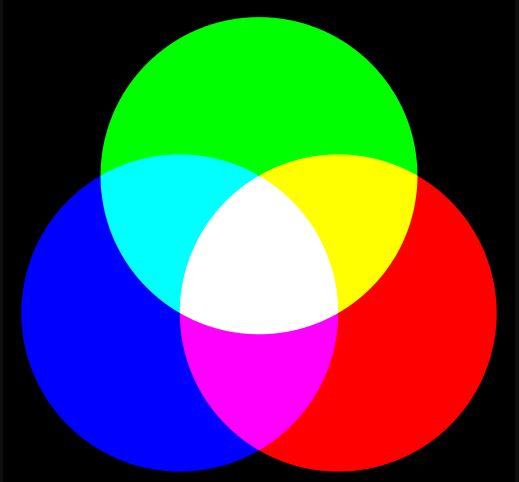
#> input picture data/color_space.JPG, 519 x 482 px, found by its file name
$ jupyter execute 'Praktikum 4 Color Mapping.ipynb'
#> lines starting #> are read from the running program, lines starting #| are printed output that depends on the picture; after the words box and inside, x2 and y2 are one past the last pixel; in counts of white or black regions, pixels touching at a corner belong together
*1 Color Mapping*

[cell 1]
import cv2
import matplotlib.pyplot as plt;
import numpy as np;

[cell 2]
img = cv2.imread('data/color_space.jpg')
#> img is the input picture: shape (482, 519, 3); mean B, G, R 80.9, 80.8, 80.7
plt.imshow(img)
plt.title("Original Image")

[cell 3]
cv2.imshow("Citra Asli", img)
cv2.waitKey()
cv2.destroyAllWindows()

*1.1 RGB*

[cell 4]
imgrgb = cv2.cvtColor(img, cv2.COLOR_BGR2RGB)
plt.imshow(imgrgb)

[cell 5]
red = imgrgb[:,:,0]
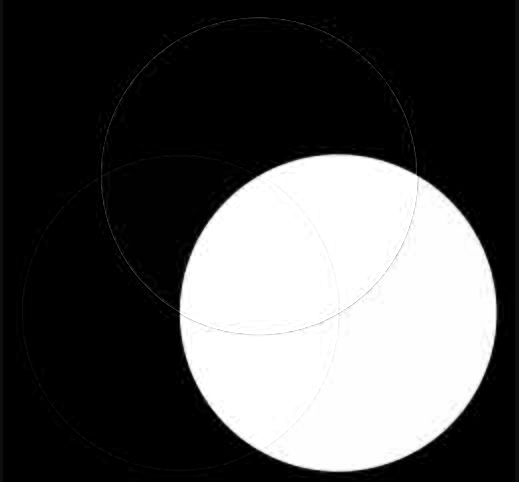
#> red: shape (482, 519); min 0, max 255, mean 80.7
plt.subplot(131)
plt.imshow(red)
plt.title('Layer Red')
plt.subplot(132)
plt.imshow(imgrgb[:,:,1])
plt.title('Layer Green')
plt.subplot(133)
plt.imshow(imgrgb[:,:,2])
plt.title('Layer Blue')

*1.2 RGB to HSV*

[cell 6]
imghsv = cv2.cvtColor(imgrgb, cv2.COLOR_RGB2HSV)
#> imghsv: shape (482, 519, 3); mean H, S, V 46.7, 161.9, 164.9
plt.imshow(imghsv)

[cell 7]
plt.subplot(131)
plt.imshow(imghsv[:,:,0])
plt.title('Layer Hue')
plt.subplot(132)
plt.imshow(imghsv[:,:,1])
plt.title("Layer Sturation")
plt.subplot(133)
plt.imshow(imghsv[:,:,2])
plt.title("Layer Value")

*1.3 HLS*

[cell 8]
imghls = cv2.cvtColor(imgrgb, cv2.COLOR_BGR2HLS)
#> imghls: shape (482, 519, 3); mean of channels 0, 1, 2 47.7, 91.9, 166.6
plt.imshow(imghls)

[cell 9]
plt.subplot(131)
plt.imshow(imghls[:,:,0])
plt.title("Layar Hue")
plt.subplot(132)
plt.imshow(imghls[:,:,1])
plt.title("Layer Lightness")
plt.subplot(133)
plt.imshow(imghls[:,:,2])
plt.title("Layer Sturation")
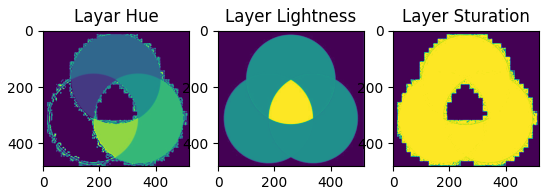
#> figure drawn by matplotlib, 3 panels

*1.4 LUV*

[cell 10]
luv = cv2.cvtColor(img, cv2.COLOR_BGR2Luv)
#> luv: shape (482, 519, 3); mean of channels 0, 1, 2 112.3, 105.3, 137.6
plt.imshow(luv)

[cell 11]
plt.subplot(131)
plt.imshow(luv[:,:,0])
plt.subplot(132)
plt.imshow(luv[:,:,1])
plt.subplot(133)
plt.imshow(luv[:,:,2])

*1.5 LAB*

[cell 12]
lab = cv2.cvtColor(img, cv2.COLOR_BGR2LAB)
#> lab: shape (482, 519, 3); mean of channels 0, 1, 2 112.8, 139.6, 134.9
plt.imshow(lab)

[cell 13]
plt.subplot(131)
plt.imshow(lab[:,:,0])
plt.subplot(132)
plt.imshow(lab[:,:,1])
plt.subplot(133)
plt.imshow(lab[:,:,2])
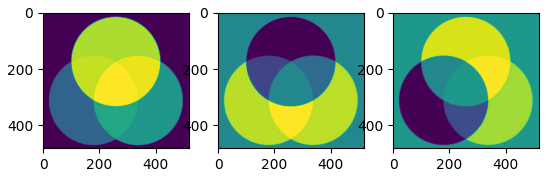
#> figure drawn by matplotlib, 3 panels

*1.6 YCrCB*

[cell 14]
ycr = cv2.cvtColor(img, cv2.COLOR_BGR2YCrCb)
#> ycr: shape (482, 519, 3); mean of channels 0, 1, 2 80.8, 127.9, 128
plt.imshow(ycr)

[cell 15]
plt.subplot(131)
plt.imshow(ycr[:,:,0])
plt.subplot(132)
plt.imshow(ycr[:,:,1])
plt.subplot(133)
plt.imshow(ycr[:,:,2])
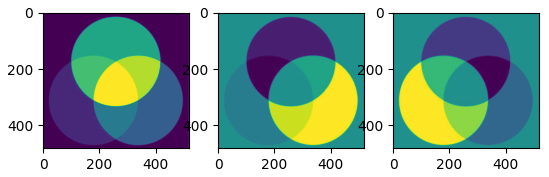
#> figure drawn by matplotlib, 3 panels

*1.7 Implementasi mencari warna*

[cell 16]
img = cv2.imread('data/bentukwarna.png')
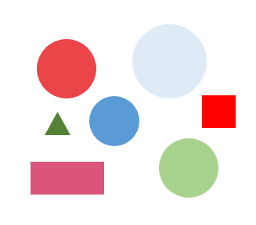
#> input picture data/bentukwarna.png, 256 x 225 px
#> img is the input picture: shape (225, 256, 3); mean B, G, R 227.4, 226.3, 239.4
if not img is None:
    # Konversi ke HSV
    hsv = cv2.cvtColor(img, cv2.COLOR_BGR2HSV)
#> hsv: shape (225, 256, 3); mean H, S, V 30.8, 31.6, 247.6

    batasRendah = np.array([100, 20, 20])
    batasAtas = np.array([140, 255, 255])

    # Peroleh bagian yang berwarna biru
    getBiru = cv2.inRange(hsv, batasRendah, batasAtas)
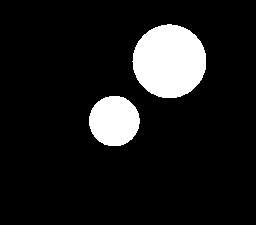
#> getBiru: shape (225, 256); 10.9% white; 2 white regions, box (x1, y1, x2, y2) and area: (132, 24, 206, 98) 4261, (89, 96, 140, 146) 2009

    # Kenakan operasi and terhadap citra asli
    hasil = cv2.bitwise_and(img, img, mask = getBiru)

    cv2.imshow('Citra asli', img)
    cv2.imshow('Masking', getBiru)

    cv2.imshow('Citra asli', hasil)
    cv2.waitKey()
    cv2.destroyAllWindows()
else:
    print("Citra tidak ditemukan")

[cell 17]
img = cv2.imread('data/bentukwarna.png')
if not img is None:
    # Konversi ke HSV
    hsv = cv2.cvtColor(img, cv2.COLOR_BGR2HSV)

    batasRendahA = np.array([159, 20, 20])
    batasAtasA = np.array([179, 255, 255])

    batasRendahB = np.array([0, 20, 20])
    batasAtasB = np.array([20, 255, 255])

    # Peroleh bagian yang berwarna merah
    maskA = cv2.inRange(hsv, batasRendahA, batasAtasA)
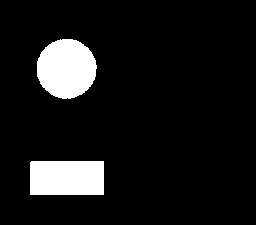
#> maskA: shape (225, 256); 9.2% white; 2 white regions, box (x1, y1, x2, y2) and area: (37, 39, 97, 99) 2808, (30, 161, 104, 195) 2515
    maskB = cv2.inRange(hsv, batasRendahB, batasAtasB)
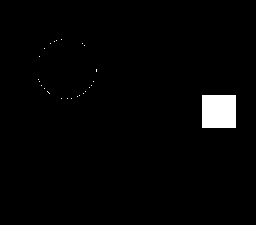
#> maskB: shape (225, 256); 2% white; 25 white regions (24 under 20 px), largest, box (x1, y1, x2, y2) and area: (202, 95, 236, 128) 1122
    masking = maskA | maskB
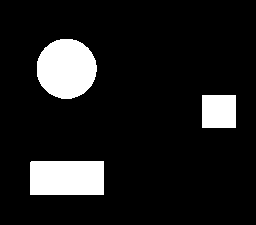
#> masking: shape (225, 256); 11.2% white; 3 white regions, box (x1, y1, x2, y2) and area: (37, 39, 97, 99) 2836, (30, 161, 104, 195) 2515, (202, 95, 236, 128) 1122

    # Kenakan operasi and terhadap citra asli
    hasil = cv2.bitwise_and(img, img, mask = masking)
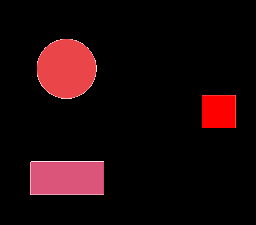
#> hasil: shape (225, 256, 3); mean B, G, R 9.6, 7.8, 26.1

    cv2.imshow('Citra asli', img)
    cv2.imshow('Masking Matriks', masking)

    cv2.imshow('Citra asli', hasil)
    cv2.waitKey(0)
    cv2.destroyAllWindows()
else:
    print("Citra tidak ditemukan !")
